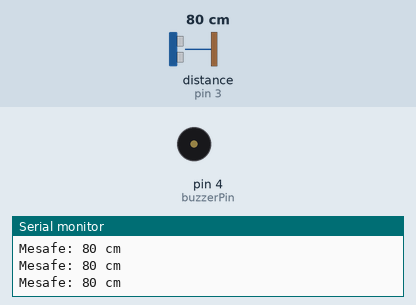
Bench run of a sketch on a simulated Arduino Uno, built for the host (arithmetic inside an expression is 32-bit, double 64-bit). Parts: buzzer (waves = sounding), the last lines printed to the serial monitor. Wiring (inferred from the names in the program): ultrasonic range finder: trigger pin 2; echo pin 3. The inputs (shaded band) are chosen by the test bench; at power-on: distance to the obstacle (sensor on pin 3) 80 cm. The echo pulse lasts 58.3 µs per cm.

Above: at 1.2 s.
1.3 s: distance to the obstacle (sensor on pin 3) set to 72 cm
2.8 s: distance to the obstacle (sensor on pin 3) set to 67 cm
At 4.0 s:
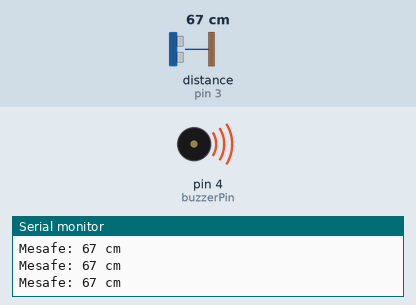
Timing chart, 0 to 5.8 s (numbered marks = the images above; inputs shaded):
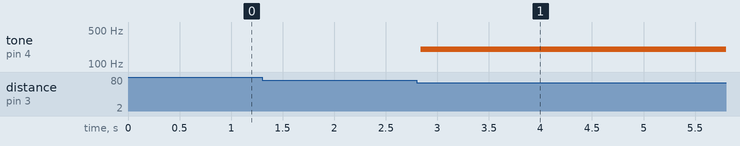

The sketch:

main.ino
```cpp
// HC-SR04 Mesafe Sensörü
const int trigPin = 2; // Trigger pini
const int echoPin = 3; // Echo pini

// Buzzer
const int buzzerPin = 4; // Buzzer pini

// Mesafe eşik değerleri (cm)
const int mesafeEşikYakın = 30;
const int mesafeEşikOrta = 50;
const int mesafeEşikUzak = 70;

void setup() {
  // Pin ayarları
  pinMode(trigPin, OUTPUT); // Trigger pini çıkış olarak ayarlanır
  pinMode(echoPin, INPUT); // Echo pini giriş olarak ayarlanır
  pinMode(buzzerPin, OUTPUT); // Buzzer pini çıkış olarak ayarlanır

  // Seri haberleşme başlatılıyor
  Serial.begin(9600); // Seri haberleşme hızı 9600 baud olarak ayarlanır
}

void loop() {
  // Mesafeyi ölç
  long sure, mesafe; //32 bitlik veri
  digitalWrite(trigPin, LOW); // Trigger pini düşük seviyeye ayarlanır
  delayMicroseconds(2);
  digitalWrite(trigPin, HIGH); // Trigger pini yüksek seviyeye ayarlanır
  delayMicroseconds(10);
  digitalWrite(trigPin, LOW); // Trigger pini tekrar düşük seviyeye ayarlanır
  sure = pulseIn(echoPin, HIGH); // Echo pini üzerindeki süreyi ölçer
  mesafe = sure / 58.2; // Hesaplama formülü: Süre / 58.2 ile mesafeyi hesaplar

  // Mesafeyi seri porttan oku
  Serial.print("Mesafe: ");
  Serial.print(mesafe);
  Serial.println(" cm");

  // Mesafe eşik değerlerine göre buzzer sesini kontrol et
  if (mesafe < mesafeEşikYakın) {
    // Buzzer sesini yüksek yap
    tone(buzzerPin, 1000);
  } else if (mesafe < mesafeEşikOrta) {
    // Buzzer sesini orta yap
    tone(buzzerPin, 500);
  } else if (mesafe < mesafeEşikUzak) {
    // Buzzer sesini düşük yap
    tone(buzzerPin, 200);
  } else {
    // Buzzeri kapat
    noTone(buzzerPin);
  }

  delay(100); // Ölçüm aralığını kontrol etmek için gecikme ekle
}
```

Measured:
- the behaviour switches between 70 and 69 cm on distance to the obstacle (sensor on pin 3) (found by bisection; images 0 and 1)
- after the input at 2.8 s, tone on pin 4 (buzzerPin): silent → 200 Hz at once
